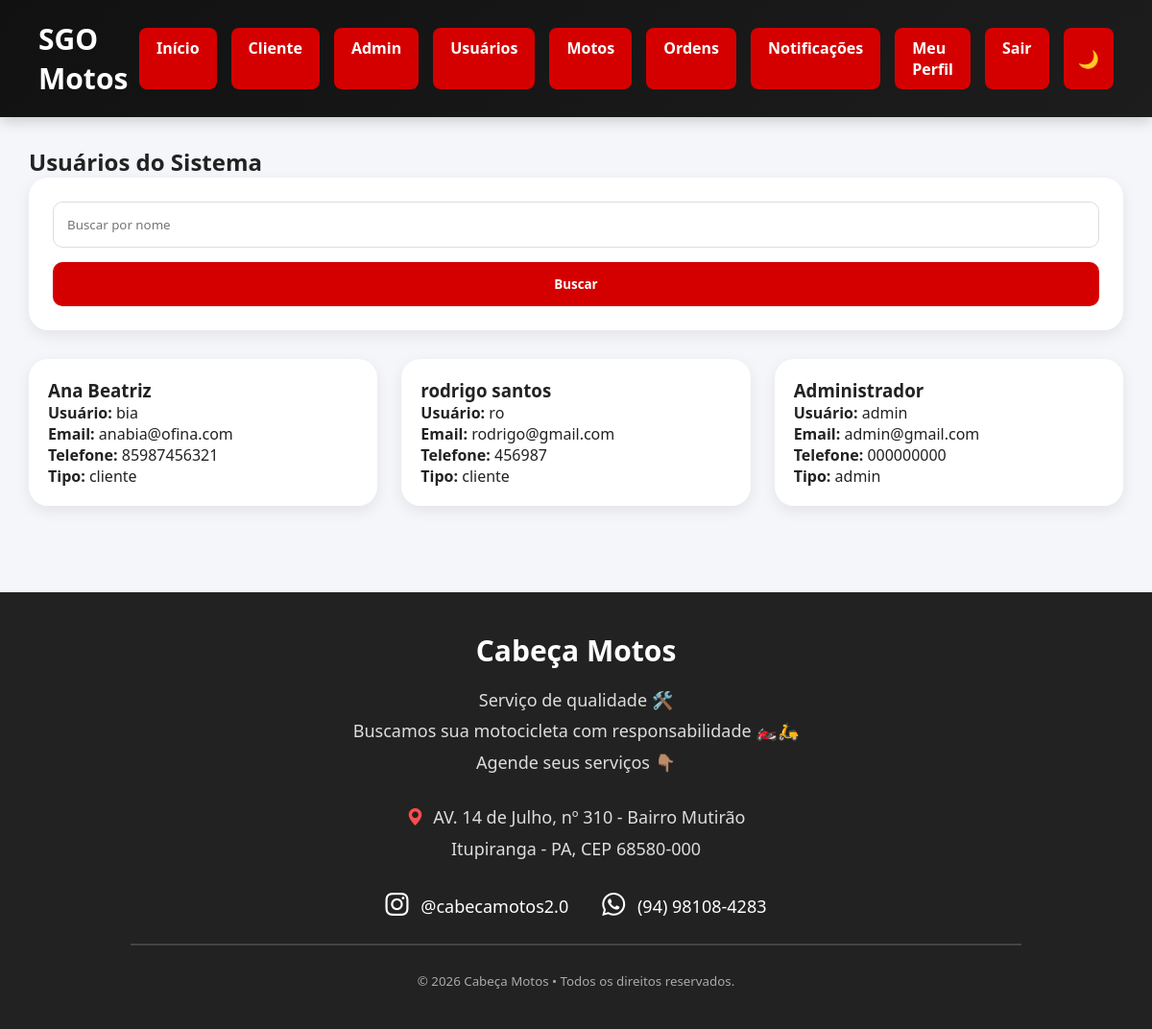
Before: /usuarios (signed in) with the older database file.
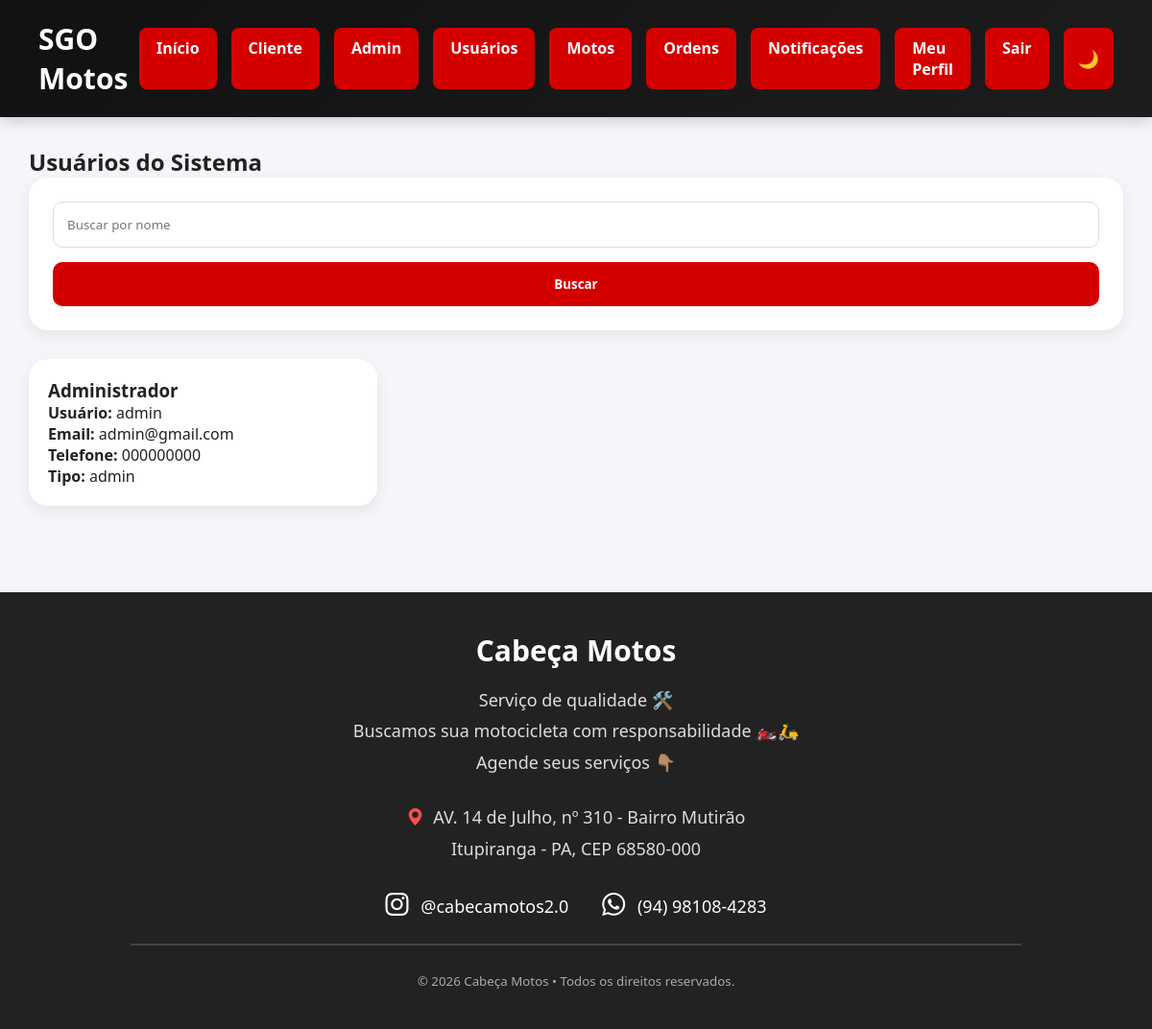
After: the same page with the newer database file.
### tables this page shows
CREATE TABLE usuarios(

    id INTEGER PRIMARY KEY AUTOINCREMENT,
    usuario TEXT,
    senha TEXT,
    tipo TEXT,
    nome TEXT,
    telefone TEXT,
    email TEXT

);

### routes/usuario_routes.py (the view)
@usuario.route("/usuarios")
def usuarios():
    if "usuario" not in session:
        return redirect(url_for("auth.login"))
    if session["tipo"] != "admin":
        return "Acesso negado"
    busca = request.args.get("busca")
    usuarios = listar_usuarios(busca)
    return render_template(
        "usuarios.html",
        usuarios=usuarios
    )

### app.py (called while the page is built)
@app.context_processor
def notificacoes_menu():
    if "usuario" in session:
        return {
            "total_notificacoes": contar_nao_lidas(
                session["usuario"]
            )
        }
    return {
        "total_notificacoes": 0
    }

### database.py (called while the page is built)
def conectar():
    conn = sqlite3.connect("banco.db")
    conn.row_factory = sqlite3.Row
    return conn

### repositories/notificacao_repository.py (called while the page is built)
def contar_nao_lidas(usuario):
    conn = conectar()
    total = conn.execute(
        """
        SELECT COUNT(*) AS total
        FROM notificacoes
        WHERE usuario = ?
        AND lida = 0
        """,
        (usuario,)
    ).fetchone()
    conn.close()
    return total["total"]

### templates/usuarios.html (shortened to what this page needs)
{% extends 'base.html' %}
{% block conteudo %}
<h2>Usuários do Sistema</h2>
<div class="form-box">
    <form method="GET" action="/usuarios">
        <input
        type="text"
        name="busca"
        placeholder="Buscar por nome">
        <button type="submit">
            Buscar
        </button>
    </form>
</div>
<div class="grid">
{% for usuario in usuarios %}
<div class="card">
    <h3>{{ usuario.nome }}</h3>
    <p>
        <strong>Usuário:</strong>
        {{ usuario.usuario }}
    </p>
    <p>
        <strong>Email:</strong>
        {{ usuario.email }}
    </p>
    <p>
        <strong>Telefone:</strong>
        {{ usuario.telefone }}
    </p>
    <p>
        <strong>Tipo:</strong>
        {{ usuario.tipo }}
    </p>
</div>
{% endfor %}
</div>
{% endblock %}

Changed rows visible on the page:
removed usuarios: nome "Ana Beatriz", usuario "bia", email "anabia@ofina.com", telefone "85987456321", tipo "cliente"
removed usuarios: nome "rodrigo santos", usuario "ro", email "rodrigo@gmail.com", telefone "456987", tipo "cliente"
